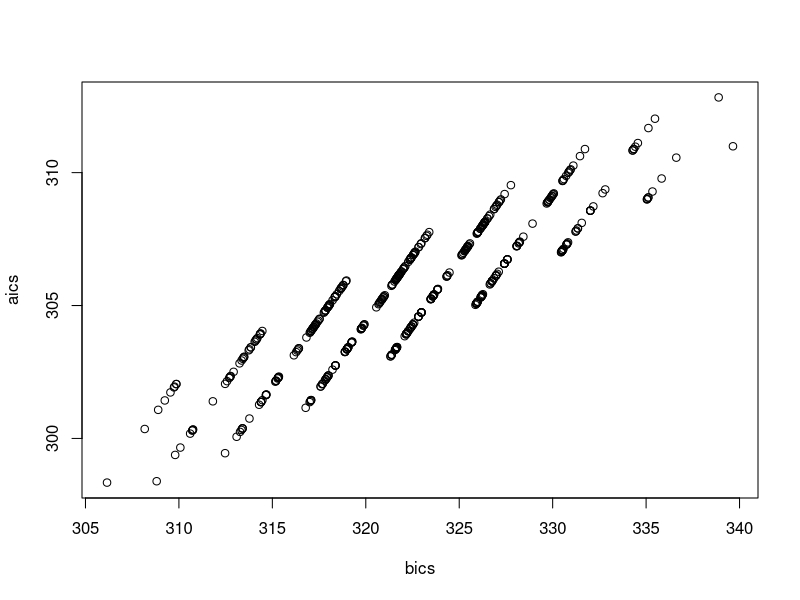

Write the R code that produced this figure.
## given set of regressors, fit all unique combinations and store results in list
## requires gtools for combinations() function
 

lm.allcombs <- function(df, yname) {
  ## dependencies: gtools()
  ## warning: number of models fit increases exponentially with number of explanatory variables

  ## model comparison ----
  
  xnames <- names(df)[-grep(yname, names(df))]
  nvars  <- length(xnames)  ## num explanatory vars
  combs  <- lapply(1:nvars, function(x) gtools::combinations(n = nvars, r = x))  ## unique combos for each number of vars
  nmods  <- sum(sapply(combs, nrow))  ## total num models
  lmods  <- vector("list", nmods)  ## output list
  
  a <- 1
  for (ii in seq_along(combs)) {  ## along number of vars
    
    combs.ii <- combs[[ii]]
    
    for (jj in seq_len(nrow(combs.ii))) {  ## along unique combos
      
      xnames.jj <- xnames[combs.ii[jj, ]]
      
      lmform <- as.formula(paste0(yname, " ~ ", paste0(xnames.jj, collapse = " + ")))
      
      lmods[[a]] <- lm(lmform, df[, c(xnames.jj, yname)])
      
      a <- a + 1
      
    }
    
  }
  
  lmods
  
}


## use ----

df <- as.data.frame(matrix(rnorm(1000), ncol = 10))

l <- lm.allcombs(df, "V8")  ## to use

bics <- sapply(l, BIC)
aics <- sapply(l, AIC)

plot(bics, aics)  ## how great is spread between best and next-best models?

l[order(bics)[1:4]]  ## best 4
l[order(aics)[1:4]]  ## best 4

fit.best <- l[[which.min(bics)]]
fit.best.coef <- coef(summary(fit.best))
iv.best <- names(coef(fit.best))[-1]  ## explanatory variables w/ lowest BIC

